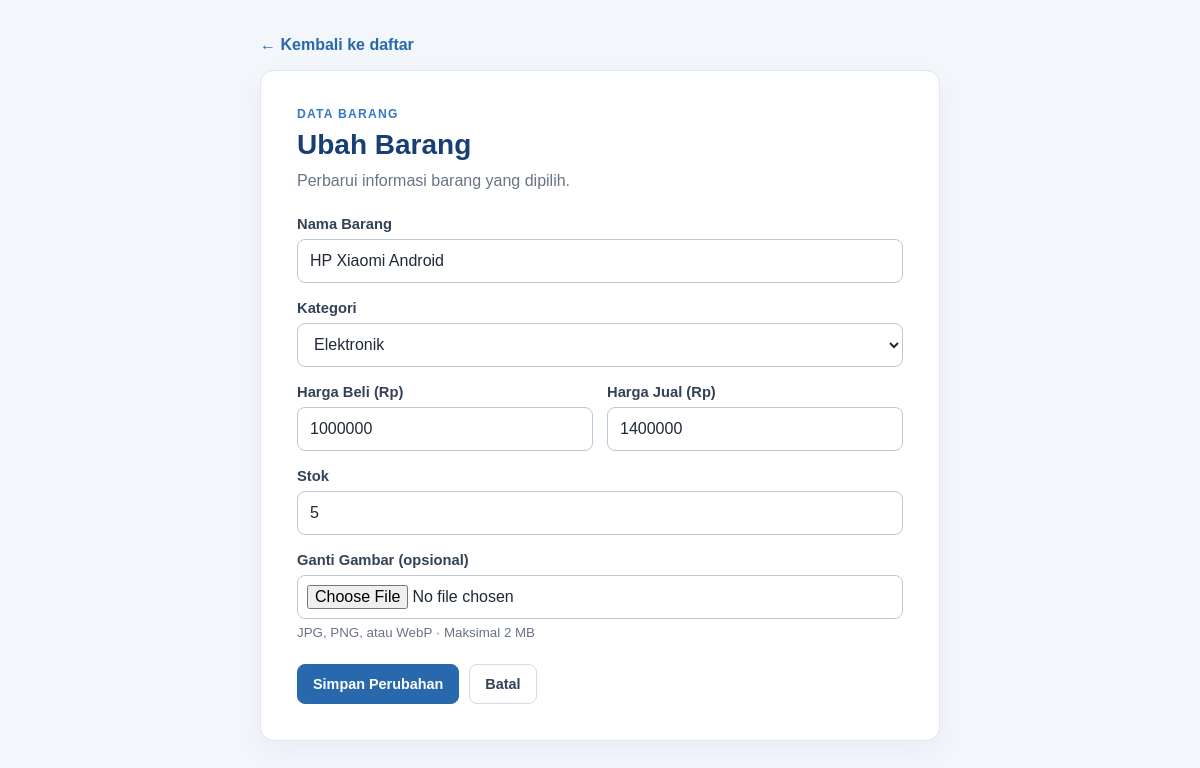
The app's page /ubah.php?id=2 with its own data.
### tables this page shows
CREATE TABLE IF NOT EXISTS data_barang (
  id_barang INT(10) UNSIGNED NOT NULL AUTO_INCREMENT,
  kategori VARCHAR(30) NOT NULL,
  nama VARCHAR(100) NOT NULL,
  gambar VARCHAR(255) DEFAULT NULL,
  harga_beli DECIMAL(12, 0) NOT NULL DEFAULT 0,
  harga_jual DECIMAL(12, 0) NOT NULL DEFAULT 0,
  stok INT(10) UNSIGNED NOT NULL DEFAULT 0,
  PRIMARY KEY (id_barang)
);

### koneksi.php (called while the page is built, shortened)
<?php
function e(?string $value): string
{
    return htmlspecialchars($value ?? '', ENT_QUOTES | ENT_SUBSTITUTE, 'UTF-8');
}

### ubah.php (the view, shortened to what this page needs)
<?php
require __DIR__ . '/koneksi.php';
$categories = ['Komputer', 'Elektronik', 'Hand Phone'];
$id = filter_input(INPUT_GET, 'id', FILTER_VALIDATE_INT);
$stmt = $conn->prepare('SELECT id_barang, nama, kategori, harga_beli, harga_jual, stok, gambar FROM data_barang WHERE id_barang = ?');
$stmt->bind_param('i', $id); $stmt->execute();
$item = $stmt->get_result()->fetch_assoc();
$values = $item;
?>
<!doctype html>
<html lang="id"><head>
<title>Ubah Barang | Lab 8</title><link rel="stylesheet" href="style.css">
</head><body>
<main class="form-container">
    <a class="back-link" href="index.php">← Kembali ke daftar</a>
    <section class="form-card">
        <p class="eyebrow">Data Barang</p><h1>Ubah Barang</h1>
        <p class="muted">Perbarui informasi barang yang dipilih.</p>
        <form method="post" enctype="multipart/form-data">
            <div class="field"><label for="nama">Nama Barang</label><input id="nama" name="nama" maxlength="100" value="<?= e($values['nama']) ?>" required></div>
            <div class="field"><label for="kategori">Kategori</label><select id="kategori" name="kategori"><?php foreach ($categories as $category): ?><option value="<?= e($category) ?>" <?= $values['kategori'] === $category ? 'selected' : '' ?>><?= e($category) ?></option><?php endforeach; ?></select></div>
            <div class="grid-two">
                <div class="field"><label for="harga_beli">Harga Beli (Rp)</label><input id="harga_beli" name="harga_beli" type="number" min="0" step="1" value="<?= e((string) $values['harga_beli']) ?>" required></div>
                <div class="field"><label for="harga_jual">Harga Jual (Rp)</label><input id="harga_jual" name="harga_jual" type="number" min="0" step="1" value="<?= e((string) $values['harga_jual']) ?>" required></div>
            </div>
            <div class="field"><label for="stok">Stok</label><input id="stok" name="stok" type="number" min="0" step="1" value="<?= e((string) $values['stok']) ?>" required></div>
            <div class="field"><label for="file_gambar">Ganti Gambar (opsional)</label><input id="file_gambar" name="file_gambar" type="file" accept="image/jpeg,image/png,image/webp"><small>JPG, PNG, atau WebP · Maksimal 2 MB</small></div>
            <div class="form-actions"><button class="button primary" type="submit">Simpan Perubahan</button><a class="button" href="index.php">Batal</a></div>
        </form>
    </section>
</main>
</body></html>

### style.css (style rules this page uses)
:root { color-scheme: light; font-family: Arial, Helvetica, sans-serif; color: #1f2937; background: #f3f6fb; font-synthesis: none; }
* { box-sizing: border-box; }
body { margin: 0; min-height: 100vh; padding: 36px 18px; }
.eyebrow { margin: 0 0 8px; color: #3478c8; font-size: .76rem; font-weight: 700; letter-spacing: .1em; text-transform: uppercase; }
h1 { margin: 0; color: #173f75; font-size: clamp(1.7rem, 4vw, 2.25rem); }
.muted { margin: 8px 0 0; color: #687386; line-height: 1.55; }
.table-card, .form-card { overflow: hidden; border: 1px solid #e0e7f0; border-radius: 14px; background: #fff; box-shadow: 0 10px 30px #2038580c; }
.button { display: inline-flex; min-height: 40px; align-items: center; justify-content: center; padding: 0 15px; border: 1px solid #d4dce7; border-radius: 8px; background: white; color: #344256; font: inherit; font-size: .9rem; font-weight: 700; text-decoration: none; cursor: pointer; }
.button.primary { border-color: #2868ad; background: #2868ad; color: #fff; }
.form-container { width: min(680px, 100%); margin: 0 auto; }
.back-link { display: inline-block; margin: 0 0 16px; color: #2868ad; font-weight: 700; text-decoration: none; }
.form-card { padding: clamp(22px, 5vw, 36px); }
.form-card h1 { font-size: 1.75rem; }
.form-card > .muted { margin-bottom: 22px; }
.field { margin: 0 0 17px; }
.field label { display: block; margin-bottom: 7px; color: #344256; font-size: .92rem; font-weight: 700; }
.field input, .field select { width: 100%; min-height: 44px; padding: 10px 12px; border: 1px solid #bdc8d6; border-radius: 8px; background: white; color: #1f2937; font: inherit; }
.field input[type=file] { height: auto; padding: 9px; }
.field small { display: block; margin-top: 6px; color: #687386; }
.grid-two { display: grid; grid-template-columns: 1fr 1fr; gap: 14px; }
.form-actions { display: flex; flex-wrap: wrap; gap: 10px; margin-top: 24px; }

### records on screen
data_barang: nama "HP Xiaomi Android", harga_beli "1000000", harga_jual "1400000", stok "5"

### other values on screen
form field kategori "Elektronik"
